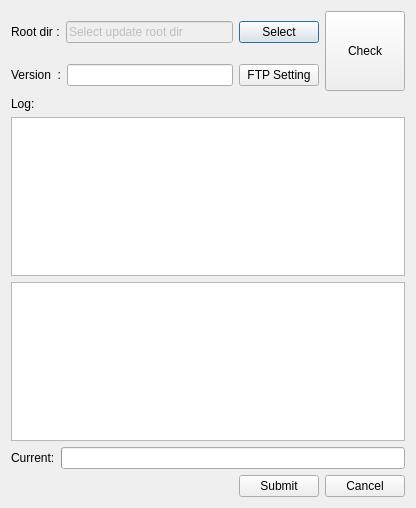
<?xml version="1.0" encoding="UTF-8"?>
<ui version="4.0">
 <class>UploadClass</class>
 <widget class="QDialog" name="UploadClass">
  <property name="geometry">
   <rect>
    <x>0</x>
    <y>0</y>
    <width>416</width>
    <height>508</height>
   </rect>
  </property>
  <property name="windowTitle">
   <string>Upload</string>
  </property>
  <layout class="QVBoxLayout" name="verticalLayout">
   <item>
    <layout class="QGridLayout" name="gridLayout">
     <item row="0" column="0">
      <layout class="QHBoxLayout" name="horizontalLayout">
       <item>
        <widget class="QLabel" name="label_3">
         <property name="text">
          <string>Root dir :</string>
         </property>
        </widget>
       </item>
       <item>
        <widget class="QLineEdit" name="proLineEdit">
         <property name="enabled">
          <bool>false</bool>
         </property>
         <property name="text">
          <string>Select update root dir</string>
         </property>
        </widget>
       </item>
       <item>
        <widget class="QPushButton" name="selectBtn">
         <property name="text">
          <string>Select</string>
         </property>
        </widget>
       </item>
      </layout>
     </item>
     <item row="0" column="1" rowspan="2">
      <widget class="QToolButton" name="checkBtn">
       <property name="minimumSize">
        <size>
         <width>80</width>
         <height>80</height>
        </size>
       </property>
       <property name="text">
        <string>Check</string>
       </property>
      </widget>
     </item>
     <item row="1" column="0">
      <layout class="QHBoxLayout" name="horizontalLayout_2">
       <item>
        <widget class="QLabel" name="label">
         <property name="text">
          <string>Version  :</string>
         </property>
        </widget>
       </item>
       <item>
        <widget class="QLineEdit" name="versionLineEdit">
         <property name="text">
          <string/>
         </property>
        </widget>
       </item>
       <item>
        <widget class="QPushButton" name="ftpSettingBtn">
         <property name="text">
          <string>FTP Setting</string>
         </property>
        </widget>
       </item>
      </layout>
     </item>
    </layout>
   </item>
   <item>
    <layout class="QHBoxLayout" name="horizontalLayout_5">
     <item>
      <widget class="QLabel" name="label_2">
       <property name="text">
        <string>Log:</string>
       </property>
      </widget>
     </item>
    </layout>
   </item>
   <item>
    <widget class="QTextEdit" name="updateInfoTextEdit"/>
   </item>
   <item>
    <widget class="QTableView" name="tableView">
     <attribute name="horizontalHeaderDefaultSectionSize">
      <number>384</number>
     </attribute>
    </widget>
   </item>
   <item>
    <layout class="QHBoxLayout" name="horizontalLayout_3">
     <item>
      <widget class="QLabel" name="label_4">
       <property name="text">
        <string>Current:</string>
       </property>
      </widget>
     </item>
     <item>
      <widget class="QProgressBar" name="progressBar">
       <property name="value">
        <number>0</number>
       </property>
       <property name="textVisible">
        <bool>false</bool>
       </property>
      </widget>
     </item>
    </layout>
   </item>
   <item>
    <layout class="QHBoxLayout" name="horizontalLayout_4">
     <item>
      <spacer name="horizontalSpacer">
       <property name="orientation">
        <enum>Qt::Horizontal</enum>
       </property>
       <property name="sizeHint" stdset="0">
        <size>
         <width>40</width>
         <height>20</height>
        </size>
       </property>
      </spacer>
     </item>
     <item>
      <widget class="QPushButton" name="submitPushBtn">
       <property name="text">
        <string>Submit</string>
       </property>
      </widget>
     </item>
     <item>
      <widget class="QPushButton" name="cancelPushBtn">
       <property name="text">
        <string>Cancel</string>
       </property>
      </widget>
     </item>
    </layout>
   </item>
  </layout>
 </widget>
 <layoutdefault spacing="6" margin="11"/>
 <resources>
  <include location="upload.qrc"/>
 </resources>
 <connections/>
</ui>
